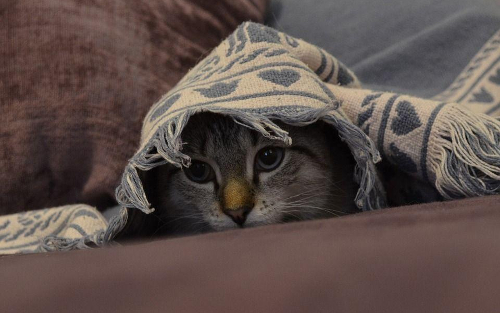
#> input picture ex01/img/cat_02.jpg, 500 x 313 px
$ python ex-1-2.py
#> lines starting #> are read from the running program, lines starting #| are printed output that depends on the picture
#> further down, img is the input picture: PIL image 500x313 RGB; mean R, G, B 92.6, 78.3, 74.1
#| (313, 500, 3)
### gradient/ex01/util.py
import numpy as np


def vignetting(I):
    a0 = 1.0
    a1 = -0.3
    a2 = 0.05
    a3 = -0.25
    a4 = -0.4
    a5 = -0.05
    a6 = 0.1

    # compute vignetting factor on complete grid
    W = I.shape[1]
#> W = 500
    H = I.shape[0]
#> H = 313
    wc = W / 2
#> wc = 250
    hc = H / 2
#> hc = 156.5

    xv, yv = np.meshgrid(np.arange(W) - wc, np.arange(H) - hc)

    r = np.sqrt(xv ** 2 + yv ** 2) / np.sqrt(wc ** 2 + hc ** 2)
    s = a0 + a1 * r + a2 * (r ** 2) + a3 * (r ** 3) + a4 * (r ** 4) + a5 * (r ** 5) + a6 * (r ** 6)  # and so on

    # code.interact( local=locals() )

    J = np.zeros(I.shape, np.float32)
    J[:, :, 0] = s * I[:, :, 0]
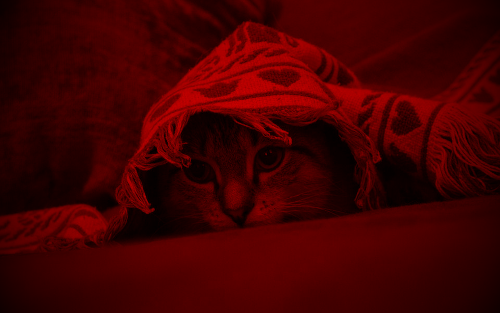
#> J: shape (313, 500, 3) float32; mean of channels 0, 1, 2 67.3, 0, 0; drawn as R, G, B
    J[:, :, 1] = s * I[:, :, 1]
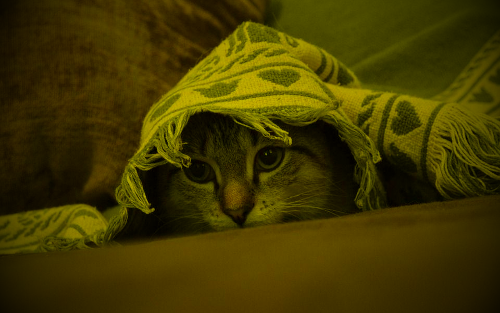
#> J: shape (313, 500, 3) float32; mean of channels 0, 1, 2 67.3, 57.1, 0; drawn as R, G, B
    J[:, :, 2] = s * I[:, :, 2]
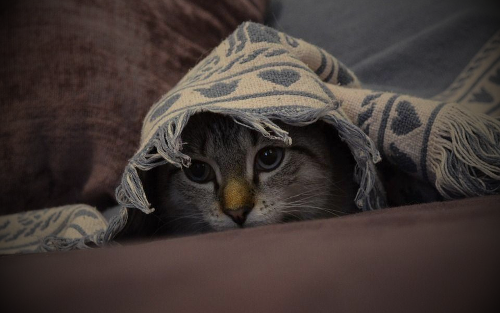
#> J: shape (313, 500, 3) float32; mean of channels 0, 1, 2 67.3, 57.1, 54; drawn as R, G, B
    return J

### ex01/ex-1-2.py
import numpy as np
import os
from PIL import Image
import matplotlib.pyplot as plt

if os.path.isdir("./ex01"):
    os.chdir("./ex01")
    from ex01 import util

img = Image.open("img/cat_02.jpg")
img_array = np.asarray(img)
print(img_array.shape)


def radius(img_arr):
    # calculate radius (distance r to centre of image)
    # r of point x, y to centre of image
    # to easy, we move a coordinate to centre of image, by w - w_c, and h - h_c
    # then w_c, and h_c as (0, 0) of cartesian coordinate (x, y)
    height, width, depth = img_array.shape
    w_c = width / 2
    h_c = height / 2

    # create coordinate vectors (x, y)
    _w = np.arange(width)
    _h = np.arange(height)

    # create a grid points based on coordinates
    # Here we centre or move coordinate centre to point w_c and h_c
    grid = np.meshgrid(_w - w_c, _h - h_c)
    xv, yv = grid
    print(xv.shape, yv.shape)

    # Calculate radius of each point x, y to the centre
    # if we do not move coordinate it will be (x - x_c)² + (y - y_c)²
    # Question: why / (w_c² + h_c²)
    r = np.sqrt(xv ** 2 + yv ** 2) / np.sqrt(w_c ** 2 + h_c ** 2)
    return r


img_vignetted = util.vignetting(np.asarray(img))
plt.subplot(1, 2, 1)
plt.imshow(img)

plt.subplot(1, 2, 2)
plt.imshow(np.uint8(img_vignetted))

plt.show()
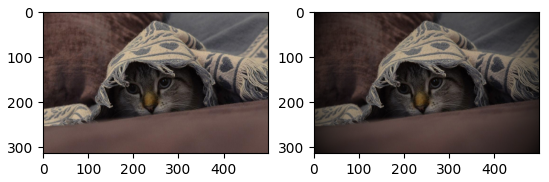
#> figure drawn by matplotlib, 2 panels

# 1-2a-1 setup a design matrix and

# 1-2a-2 desired predictions

# 1-2a-3 data flow graph with loss function

# 1-2a-4 data flow graph with minimizer

$ run again, with ex01/img/cat_01.jpg copied over ex01/img/cat_02.jpg
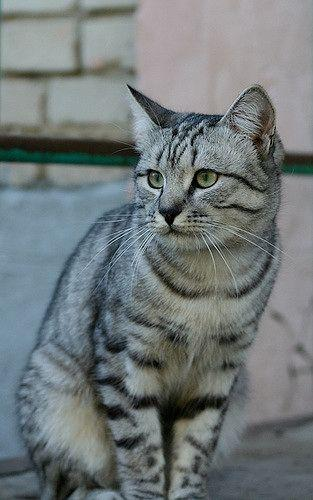
#> input picture ex01/img/cat_01.jpg, 313 x 500 px
#> img is the input picture: PIL image 313x500 RGB; mean R, G, B 113.3, 120.6, 121.7
#| (500, 313, 3)
#> in vignetting, `J[:, :, 2] = s * I[:, :, 2]`:
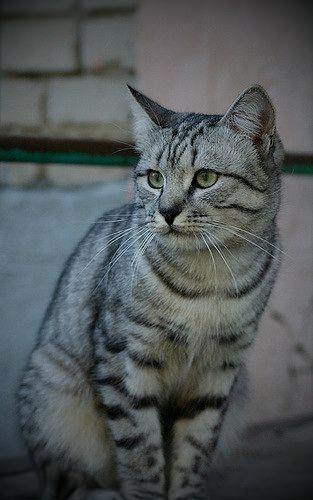
#> J: shape (500, 313, 3) float32; mean of channels 0, 1, 2 82.4, 88.1, 88.9; drawn as R, G, B
#> `plt.show()`:
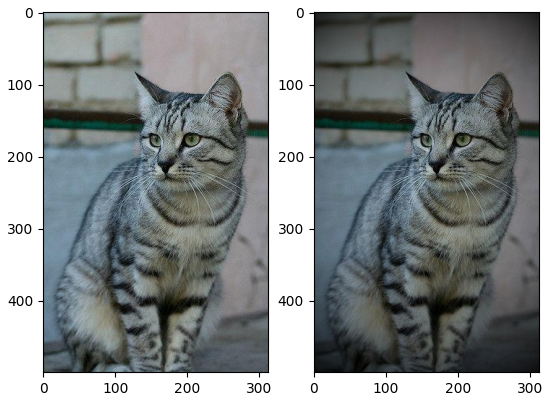
#> figure drawn by matplotlib, 2 panels

$ run again, with ex01/img/cat_03.jpg copied over ex01/img/cat_02.jpg
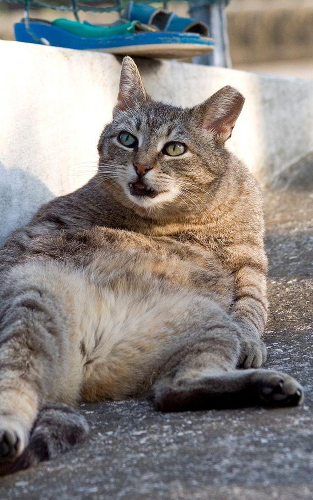
#> input picture ex01/img/cat_03.jpg, 313 x 500 px
#> img is the input picture: PIL image 313x500 RGB; mean R, G, B 138.1, 132.8, 129.3
#| (500, 313, 3)
#> in vignetting, `J[:, :, 2] = s * I[:, :, 2]`:
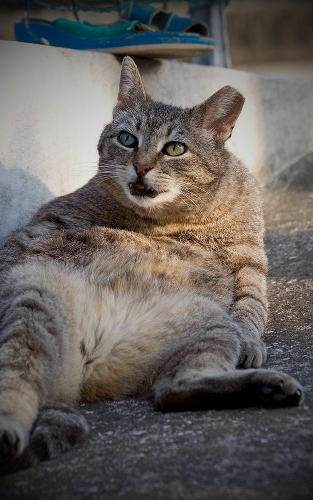
#> J: shape (500, 313, 3) float32; mean of channels 0, 1, 2 103.6, 98.4, 94.8; drawn as R, G, B
#> `plt.show()`:
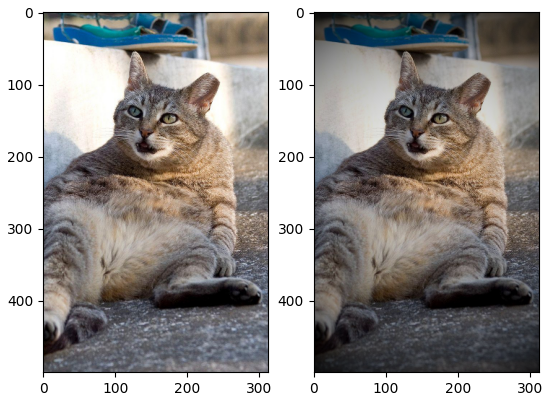
#> figure drawn by matplotlib, 2 panels

$ run again, with ex01/img/cat_01_vignetted.jpg copied over ex01/img/cat_02.jpg
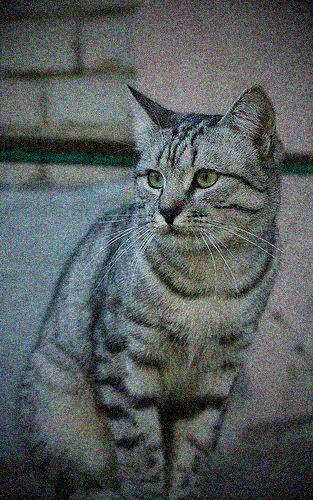
#> input picture ex01/img/cat_01_vignetted.jpg, 313 x 500 px
#> img is the input picture: PIL image 313x500 RGB; mean R, G, B 86.9, 92.9, 93.9
#| (500, 313, 3)
#> in vignetting, `J[:, :, 2] = s * I[:, :, 2]`:
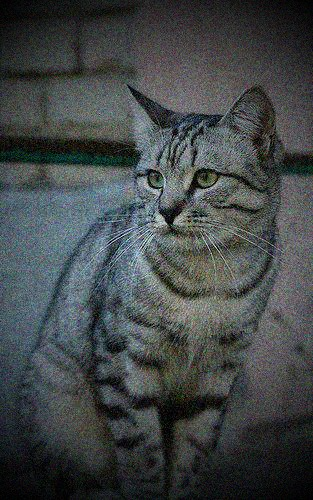
#> J: shape (500, 313, 3) float32; mean of channels 0, 1, 2 66.7, 71.7, 72.4; drawn as R, G, B
#> `plt.show()`:
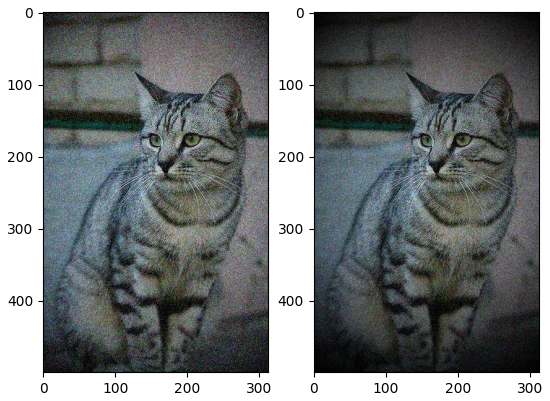
#> figure drawn by matplotlib, 2 panels
